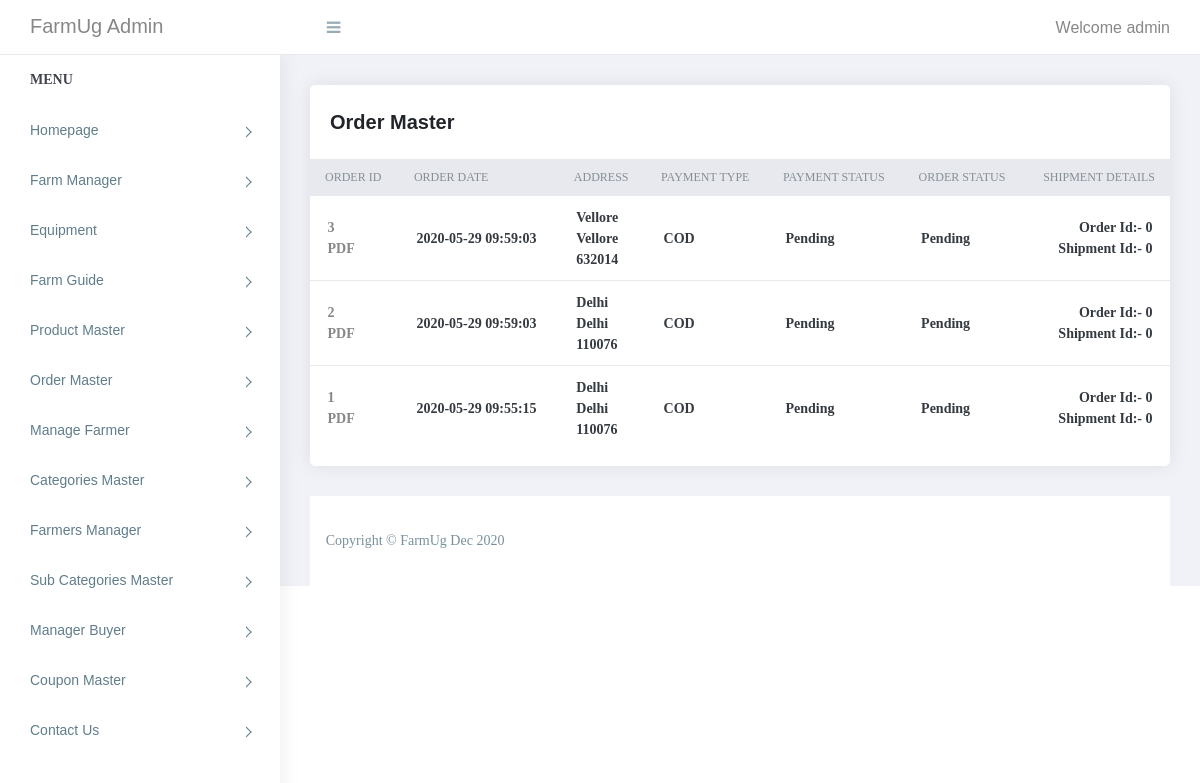
Before: /farmer/order_master.php (signed in) with the older database file.
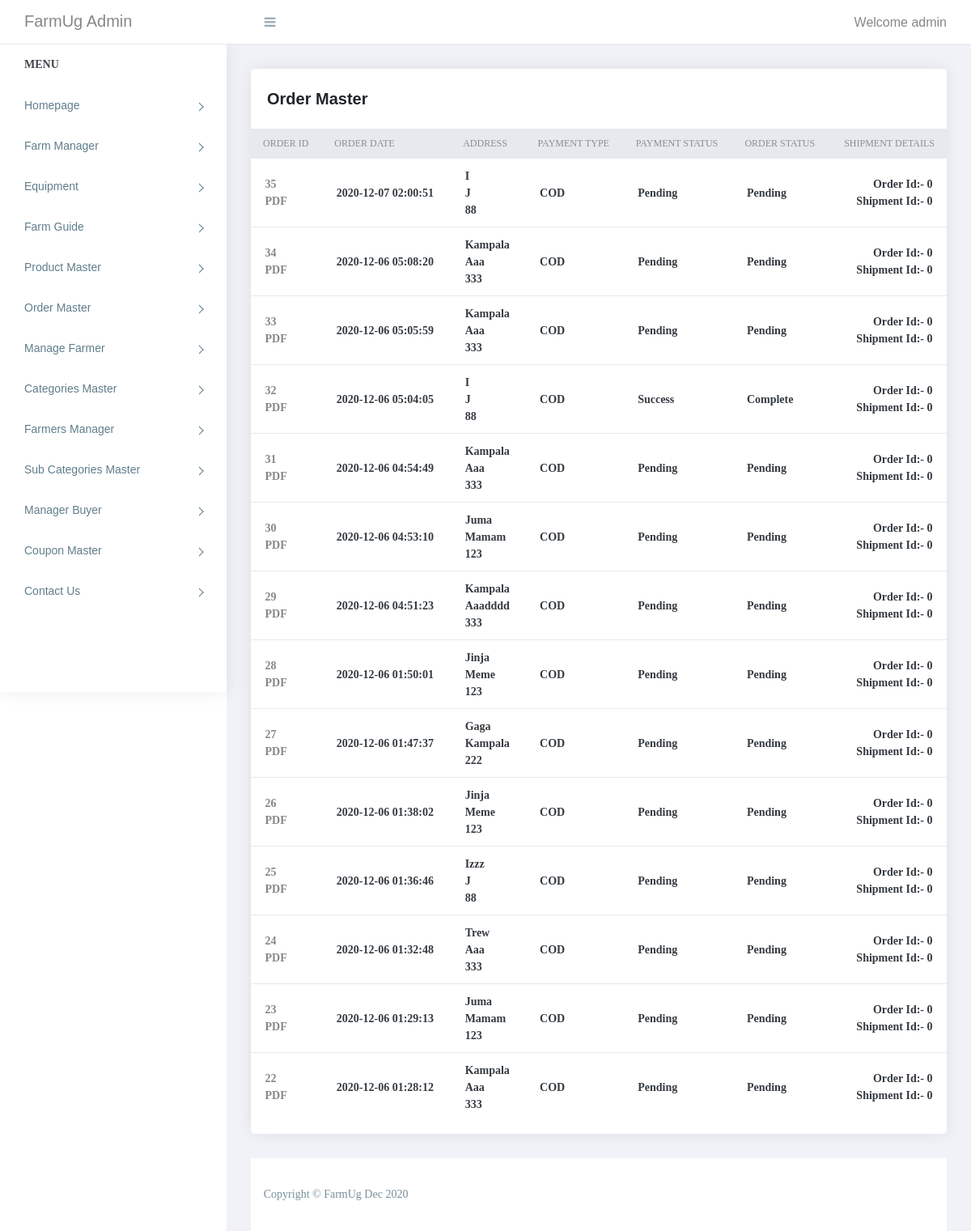
After: the same page with the newer database file.
### tables this page shows
CREATE TABLE `order` (
  `id` int(11) NOT NULL,
  `user_id` int(11) NOT NULL,
  `address` varchar(250) NOT NULL,
  `city` varchar(50) NOT NULL,
  `pincode` int(11) NOT NULL,
  `payment_type` varchar(20) NOT NULL,
  `total_price` float NOT NULL,
  `payment_status` varchar(20) NOT NULL,
  `order_status` int(11) NOT NULL,
  `length` float NOT NULL,
  `breadth` float NOT NULL,
  `height` float NOT NULL,
  `weight` float NOT NULL,
  `txnid` varchar(20) NOT NULL,
  `mihpayid` varchar(20) NOT NULL,
  `ship_order_id` int(11) NOT NULL,
  `ship_shipment_id` int(11) NOT NULL,
  `payu_status` varchar(10) NOT NULL,
  `coupon_id` int(11) NOT NULL,
  `coupon_value` varchar(50) NOT NULL,
  `coupon_code` varchar(50) NOT NULL,
  `added_on` datetime NOT NULL
);

CREATE TABLE `order_status` (
  `id` int(11) NOT NULL,
  `name` varchar(32) NOT NULL
);

### farmer/order_master.php (the view, shortened to what this page needs)
<?php
require('top.inc.php');
?>
<div class="content pb-0">
	<div class="orders">
	   <div class="row">
		  <div class="col-xl-12">
			 <div class="card">
				<div class="card-body">
				   <h4 class="box-title">Order Master </h4>
				</div>
				<div class="card-body--">
				   <div class="table-stats order-table ov-h">
					  <table class="table">
							<thead>
								<tr>
									<th class="product-thumbnail">Order ID</th>
									<th class="product-name"><span class="nobr">Order Date</span></th>
									<th class="product-price"><span class="nobr"> Address </span></th>
									<th class="product-stock-stauts"><span class="nobr"> Payment Type </span></th>
									<th class="product-stock-stauts"><span class="nobr"> Payment Status </span></th>
									<th class="product-stock-stauts"><span class="nobr"> Order Status </span></th>
									<th class="product-stock-stauts"><span class="nobr"> Shipment Details </span></th>
								</tr>
							</thead>
							<tbody>
								<?php
								$res=mysqli_query($con,"select `order`.*,order_status.name as order_status_str from `order`,order_status where order_status.id=`order`.order_status order by `order`.id desc");
								while($row=mysqli_fetch_assoc($res)){
								?>
								<tr>
									<td class="product-add-to-cart"><a href="order_master_detail.php?id=<?php echo $row['id']?>"> <?php echo $row['id']?></a><br/>
									<a href="../order_pdf.php?id=<?php echo $row['id']?>">PDF</a></td>
									<td class="product-name"><?php echo $row['added_on']?></td>
									<td class="product-name">
									<?php echo $row['address']?><br/>
									<?php echo $row['city']?><br/>
									<?php echo $row['pincode']?>
									</td>
									<td class="product-name"><?php echo $row['payment_type']?></td>
									<td class="product-name"><?php echo $row['payment_status']?></td>
									<td class="product-name"><?php echo $row['order_status_str']?></td>
									<td class="product-name">
									<?php
									echo "Order Id:- ".$row['ship_order_id'].'<br/>';
									echo "Shipment Id:- ".$row['ship_shipment_id'];
									?></td>
								</tr>
								<?php } ?>
							</tbody>
						</table>
				   </div>
				</div>
			 </div>
		  </div>
	   </div>
	</div>
</div>
<?php
require('footer.inc.php');
?>

### farmer/top.inc.php (shortened to what this page needs)
<!doctype html>
<html class="no-js" lang="">
   <head>
      <link rel="stylesheet" href="assets/css/normalize.css">
      <link rel="stylesheet" href="assets/css/bootstrap.min.css">
      <link rel="stylesheet" href="assets/css/font-awesome.min.css">
      <link rel="stylesheet" href="assets/css/themify-icons.css">
      <link rel="stylesheet" href="assets/css/pe-icon-7-filled.css">
      <link rel="stylesheet" href="assets/css/flag-icon.min.css">
      <link rel="stylesheet" href="assets/css/cs-skin-elastic.css">
      <link rel="stylesheet" href="assets/css/style.css">
   </head>
   <body>
      <aside id="left-panel" class="left-panel">
         <nav class="navbar navbar-expand-sm navbar-default">
            <div id="main-menu" class="main-menu collapse navbar-collapse">
               <ul class="nav navbar-nav">
                  <li class="menu-title">Menu</li>
                  <li class="menu-item-has-children dropdown">
                     <a href="../#" >Homepage</a>
                  </li>
                  <li class="menu-item-has-children dropdown">
                     <a href="farm.php" > Farm Manager</a>
                  </li>
                  <li class="menu-item-has-children dropdown">
                     <a href="hire.php" > Equipment</a>
                  </li>
                  <li class="menu-item-has-children dropdown">
                     <a href="index.php" > Farm Guide</a>
                  </li>
				  <li class="menu-item-has-children dropdown">
                     <a href="product.php" > Product Master</a>
                  </li>
				  <li class="menu-item-has-children dropdown">
                     <?php
					 if($_SESSION['ADMIN_ROLE']==1){
						echo '<a href="order_master_vendor.php" > Order Master</a>';
					 }else{
						echo '<a href="order_master.php" > Order Master</a>';
					 }
					 ?>
                  </li>
				  <?php if($_SESSION['ADMIN_ROLE']!=1){?>
				   <li class="menu-item-has-children dropdown">
                     <a href="vendor_management.php" > Manage Farmer</a>
                  </li>
				  <li class="menu-item-has-children dropdown">
                     <a href="categories.php" > Categories Master</a>
                  </li>
                  <li class="menu-item-has-children dropdown">
                     <a href="vendor_management.php" > Farmers Manager</a>
                  </li>
				  <li class="menu-item-has-children dropdown">
                     <a href="sub_categories.php" > Sub Categories Master</a>
                  </li>
				  <li class="menu-item-has-children dropdown">
                     <a href="users.php" > Manager Buyer </a>
                  </li>
				  <li class="menu-item-has-children dropdown">
                     <a href="coupon_master.php" > Coupon Master</a>
                  </li>
				  <li class="menu-item-has-children dropdown">
                     <a href="contact_us.php" > Contact Us</a>
                  </li>
				  <?php } ?>
               </ul>
            </div>
         </nav>
      </aside>
      <div id="right-panel" class="right-panel">
         <header id="header" class="header">
            <div class="top-left">
               <div class="navbar-header">
                  <a class="navbar-brand" href="../index.php">FarmUg Admin</a>
                  <a id="menuToggle" class="menutoggle"><i class="fa fa-bars"></i></a>
               </div>
            </div>
            <div class="top-right">
               <div class="header-menu">
                  <div class="user-area dropdown float-right">
                        <a href="#" class="dropdown-toggle active" data-toggle="dropdown" aria-haspopup="true" aria-expanded="false">Welcome <?php echo $_SESSION['ADMIN_USERNAME']?></a>
                  </div>
               </div>
            </div>
         </header>
</html>

### farmer/footer.inc.php (shortened to what this page needs)
         <footer class="site-footer">
            <div class="footer-inner bg-white">
               <div class="row">
                  <div class="col-sm-6">
                     Copyright &copy; FarmUg <?php echo date('M').' '.date('Y')?>
                  </div>
               </div>
            </div>
         </footer>
   </body>
</html>

Changed rows visible on the page:
removed order: id "3", added_on "2020-05-29 09:59:03", address "Vellore", city "Vellore", pincode "632014", payment_type "COD", payment_status "Pending", order_status.name "Pending", ship_order "0", ship_shipment "0"
removed order: id "2", added_on "2020-05-29 09:59:03", address "Delhi", city "Delhi", pincode "110076", payment_type "COD", payment_status "Pending", order_status.name "Pending", ship_order "0", ship_shipment "0"
removed order: id "1", added_on "2020-05-29 09:55:15", address "Delhi", city "Delhi", pincode "110076", payment_type "COD", payment_status "Pending", order_status.name "Pending", ship_order "0", ship_shipment "0"
added order: id "35", added_on "2020-12-07 02:00:51", address "I", city "J", pincode "88", payment_type "COD", payment_status "Pending", order_status.name "Pending", ship_order "0", ship_shipment "0"
added order: id "34", added_on "2020-12-06 05:08:20", address "Kampala", city "Aaa", pincode "333", payment_type "COD", payment_status "Pending", order_status.name "Pending", ship_order "0", ship_shipment "0"
added order: id "33", added_on "2020-12-06 05:05:59", address "Kampala", city "Aaa", pincode "333", payment_type "COD", payment_status "Pending", order_status.name "Pending", ship_order "0", ship_shipment "0"
added order: id "32", added_on "2020-12-06 05:04:05", address "I", city "J", pincode "88", payment_type "COD", payment_status "Success", order_status.name "Complete", ship_order "0", ship_shipment "0"
added order: id "31", added_on "2020-12-06 04:54:49", address "Kampala", city "Aaa", pincode "333", payment_type "COD", payment_status "Pending", order_status.name "Pending", ship_order "0", ship_shipment "0"
added order: id "30", added_on "2020-12-06 04:53:10", address "Juma", city "Mamam", pincode "123", payment_type "COD", payment_status "Pending", order_status.name "Pending", ship_order "0", ship_shipment "0"
added order: id "29", added_on "2020-12-06 04:51:23", address "Kampala", city "Aaadddd", pincode "333", payment_type "COD", payment_status "Pending", order_status.name "Pending", ship_order "0", ship_shipment "0"
added order: id "28", added_on "2020-12-06 01:50:01", address "Jinja", city "Meme", pincode "123", payment_type "COD", payment_status "Pending", order_status.name "Pending", ship_order "0", ship_shipment "0"
added order: id "27", added_on "2020-12-06 01:47:37", address "Gaga", city "Kampala", pincode "222", payment_type "COD", payment_status "Pending", order_status.name "Pending", ship_order "0", ship_shipment "0"
added order: id "26", added_on "2020-12-06 01:38:02", address "Jinja", city "Meme", pincode "123", payment_type "COD", payment_status "Pending", order_status.name "Pending", ship_order "0", ship_shipment "0"
added order: id "25", added_on "2020-12-06 01:36:46", address "Izzz", city "J", pincode "88", payment_type "COD", payment_status "Pending", order_status.name "Pending", ship_order "0", ship_shipment "0"
added order: id "24", added_on "2020-12-06 01:32:48", address "Trew", city "Aaa", pincode "333", payment_type "COD", payment_status "Pending", order_status.name "Pending", ship_order "0", ship_shipment "0"
added order: id "23", added_on "2020-12-06 01:29:13", address "Juma", city "Mamam", pincode "123", payment_type "COD", payment_status "Pending", order_status.name "Pending", ship_order "0", ship_shipment "0"
added order: id "22", added_on "2020-12-06 01:28:12", address "Kampala", city "Aaa", pincode "333", payment_type "COD", payment_status "Pending", order_status.name "Pending", ship_order "0", ship_shipment "0"
